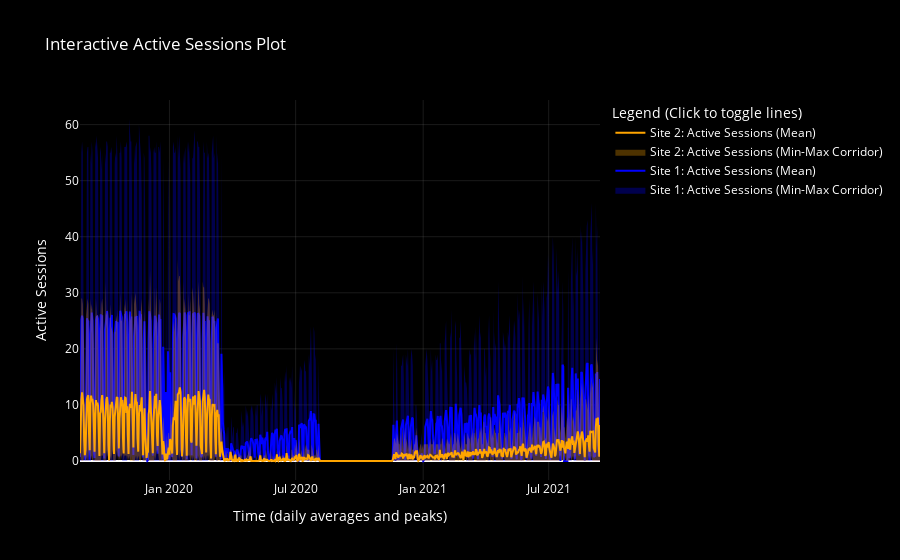
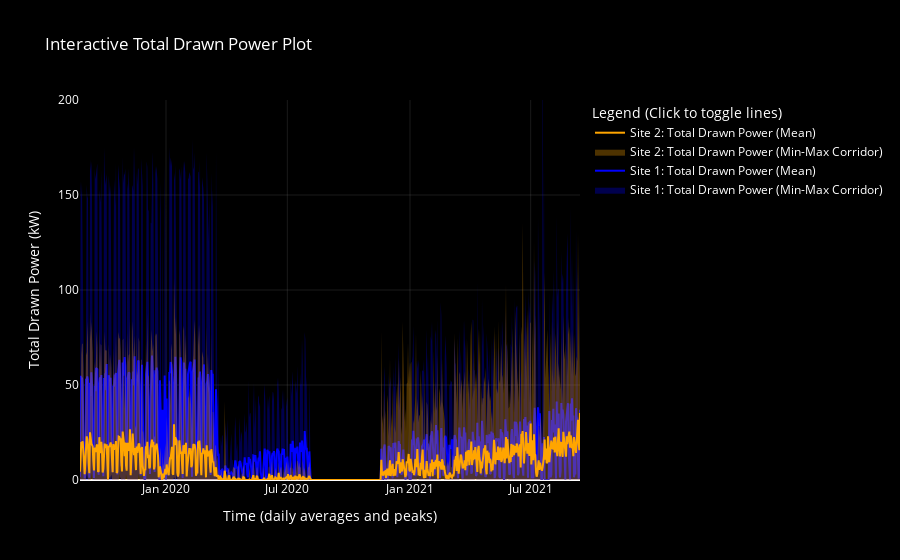

The code cell stored with these charts, in order, in its notebook:
### Markdown cell above
**Long-Term Retrospect**\
The developments of the three KPIs over a longer period of time are shown below. Please use the toggle function of the plots' legends to display selectively.

**Trend**\
Regarding the structure and distribution of the data, we can see that the series is relatively stable in magnitude and pattern at the beginning. We can then see that there was an abrupt drop in activity in April 2020, which has been slowly recovering ever since. This is probably due to the Covid-19 pandemic, during which many people stayed at home and thus a general reduction in the use of public charging infrastructure seems reasonable.
Since then, there has been a clear upward trend in both active sessions and total drawn power, which is not surprising given the relationship between the two figures. The period of missing data around October 2020, which lasted several months, is difficult to interpret. This could be due to the closure of the sites, but also to a lack of measurements for other reasons.\
Either way, this does not detract from the observable trend. For site 1, mean active sessions (on working days) have risen from under five to almost 20 until the end of the dataset's time frame. In relative terms, site 2 has also undergone a similar development, only here the general level is significantly lower, which also applies to total drawn power. The reasons for this might be a combination of the generally increasing market penetration of EVs in the western USA and post-Covid-19 recovery. Logically, the maximum values are also increasingly approaching the pre-Covid level.


**Idle Rate**\
As far as the idle rate is concerned, the long-term view shows that this KPI is particularly interesting in the short-term view. No significant trend can be identified here.

### Code cell
def plot_KPIs_interactive(last_x_days: int):
    import plotly.graph_objects as go
    import pandas as pd
    
    # Load the data
    aggregated_data = pd.read_csv("../data/processed/daily_avg_min_max_KPIs.csv")

    # Parse day column to datetime
    aggregated_data['day'] = pd.to_datetime(aggregated_data['day'])

    end_date = aggregated_data['day'].max()
    start_date = end_date - pd.Timedelta(days=last_x_days)
    aggregated_data = aggregated_data[aggregated_data['day'] >= start_date]


    #############################################################################
    #PLOT ACTIVE SESSIONS

    # Set up the figure
    fig = go.Figure()

    # Plot for site 1: Active Sessions
    fig.add_trace(go.Scatter(
        x=aggregated_data['day'], 
        y=aggregated_data['activeSessions_site_1_min'],
        mode='lines',
        line=dict(color='blue', width=0),
        name='Site 1: Active Sessions (Min)',
        showlegend=False
    ))
    fig.add_trace(go.Scatter(
        x=aggregated_data['day'], 
        y=aggregated_data['activeSessions_site_1_max'],
        mode='lines',
        fill='tonexty',
        fillcolor='rgba(0, 0, 255, 0.3)',
        line=dict(color='blue', width=0),
        name='Site 1: Active Sessions (Min-Max Corridor)',
        showlegend=True
    ))
    fig.add_trace(go.Scatter(
        x=aggregated_data['day'], 
        y=aggregated_data['activeSessions_site_1_mean'],
        mode='lines',
        name='Site 1: Active Sessions (Mean)',
        line=dict(color='blue')
    ))

    # Plot for site 2: Active Sessions
    fig.add_trace(go.Scatter(
        x=aggregated_data['day'], 
        y=aggregated_data['activeSessions_site_2_min'],
        mode='lines',
        line=dict(color='orange', width=0),
        name='Site 2: Active Sessions (Min)',
        showlegend=False
    ))
    fig.add_trace(go.Scatter(
        x=aggregated_data['day'], 
        y=aggregated_data['activeSessions_site_2_max'],
        mode='lines',
        fill='tonexty',
        fillcolor='rgba(255, 165, 0, 0.3)',
        line=dict(color='orange', width=0),
        name='Site 2: Active Sessions (Min-Max Corridor)',
        showlegend=True
    ))
    fig.add_trace(go.Scatter(
        x=aggregated_data['day'], 
        y=aggregated_data['activeSessions_site_2_mean'],
        mode='lines',
        name='Site 2: Active Sessions (Mean)',
        line=dict(color='orange')
    ))

    # Update layout for interactivity and style
    fig.update_layout(
        title="Interactive Active Sessions Plot",
        xaxis_title="Time (daily averages and peaks)",
        yaxis_title="Active Sessions",
        legend_title="Legend (Click to toggle lines)",
        plot_bgcolor='black',
        paper_bgcolor='black',
        font=dict(color='white'),
        xaxis=dict(gridcolor='rgba(128, 128, 128, 0.2)'),
        yaxis=dict(gridcolor='rgba(128, 128, 128, 0.2)')
    )

    # Show the figure
    fig.show()
    
    #############################################################################
    #PLOT TOTAL DRAWN POWER
    
    # Set up the figure
    fig = go.Figure()

    # Plot for site 1: Total Drawn Power
    fig.add_trace(go.Scatter(
        x=aggregated_data['day'], 
        y=aggregated_data['total_drawn_power_1_min'],
        mode='lines',
        line=dict(color='blue', width=0),
        name='Site 1: Total Drawn Power (min)',
        showlegend=False
    ))
    fig.add_trace(go.Scatter(
        x=aggregated_data['day'], 
        y=aggregated_data['total_drawn_power_1_max'],
        mode='lines',
        fill='tonexty',
        fillcolor='rgba(0, 0, 255, 0.3)',
        line=dict(color='blue', width=0),
        name='Site 1: Total Drawn Power (Min-Max Corridor)',
        showlegend=True
    ))
    fig.add_trace(go.Scatter(
        x=aggregated_data['day'], 
        y=aggregated_data['total_drawn_power_1_mean'],
        mode='lines',
        name='Site 1: Total Drawn Power (Mean)',
        line=dict(color='blue')
    ))

    # Plot for site 2: Total Drawn Power
    fig.add_trace(go.Scatter(
        x=aggregated_data['day'], 
        y=aggregated_data['total_drawn_power_2_min'],
        mode='lines',
        line=dict(color='orange', width=0),
        name='Site 2: Total Drawn Power (Min)',
        showlegend=False
    ))
    fig.add_trace(go.Scatter(
        x=aggregated_data['day'], 
        y=aggregated_data['total_drawn_power_2_max'],
        mode='lines',
        fill='tonexty',
        fillcolor='rgba(255, 165, 0, 0.3)',
        line=dict(color='orange', width=0),
        name='Site 2: Total Drawn Power (Min-Max Corridor)',
        showlegend=True
    ))
    fig.add_trace(go.Scatter(
        x=aggregated_data['day'], 
        y=aggregated_data['total_drawn_power_2_mean'],
        mode='lines',
        name='Site 2: Total Drawn Power (Mean)',
        line=dict(color='orange')
    ))

    # Update layout for interactivity and style
    fig.update_layout(
        title="Interactive Total Drawn Power Plot",
        xaxis_title="Time (daily averages and peaks)",
        yaxis_title="Total Drawn Power (kW)",
        legend_title="Legend (Click to toggle lines)",
        plot_bgcolor='black',
        paper_bgcolor='black',
        font=dict(color='white'),
        xaxis=dict(gridcolor='rgba(128, 128, 128, 0.2)'),
        yaxis=dict(gridcolor='rgba(128, 128, 128, 0.2)', range=[0, 200])
    )

    # Show the figure
    fig.show()
    
plot_KPIs_interactive(750)

### Figure 1 — Plotly figure (JSON) as saved in the notebook; plotly's stock layout.template omitted (floating-point values rounded to 4 significant figures; data arrays with more than 128 entries replaced by an {"elided": "..."} marker saying what was removed)
{"data": [{"line": {"color": "blue", "width": 0}, "mode": "lines", "name": "Site 1: Active Sessions (Min)", "showlegend": false, "x": {"elided": "751 str values"}, "y": {"elided": "751 int values"}, "type": "scatter"}, {"fill": "tonexty", "fillcolor": "rgba(0, 0, 255, 0.3)", "line": {"color": "blue", "width": 0}, "mode": "lines", "name": "Site 1: Active Sessions (Min-Max Corridor)", "showlegend": true, "x": {"elided": "751 str values"}, "y": {"elided": "751 int values"}, "type": "scatter"}, {"line": {"color": "blue"}, "mode": "lines", "name": "Site 1: Active Sessions (Mean)", "x": {"elided": "751 str values"}, "y": {"elided": "751 float values"}, "type": "scatter"}, {"line": {"color": "orange", "width": 0}, "mode": "lines", "name": "Site 2: Active Sessions (Min)", "showlegend": false, "x": {"elided": "751 str values"}, "y": {"elided": "751 int values"}, "type": "scatter"}, {"fill": "tonexty", "fillcolor": "rgba(255, 165, 0, 0.3)", "line": {"color": "orange", "width": 0}, "mode": "lines", "name": "Site 2: Active Sessions (Min-Max Corridor)", "showlegend": true, "x": {"elided": "751 str values"}, "y": {"elided": "751 int values"}, "type": "scatter"}, {"line": {"color": "orange"}, "mode": "lines", "name": "Site 2: Active Sessions (Mean)", "x": {"elided": "751 str values"}, "y": {"elided": "751 float values"}, "type": "scatter"}], "layout": {"font": {"color": "white"}, "xaxis": {"title": {"text": "Time (daily averages and peaks)"}, "gridcolor": "rgba(128, 128, 128, 0.2)"}, "yaxis": {"title": {"text": "Active Sessions"}, "gridcolor": "rgba(128, 128, 128, 0.2)"}, "title": {"text": "Interactive Active Sessions Plot"}, "legend": {"title": {"text": "Legend (Click to toggle lines)"}}, "plot_bgcolor": "black", "paper_bgcolor": "black"}}

### Figure 2 — Plotly figure (JSON) as saved in the notebook; plotly's stock layout.template omitted (floating-point values rounded to 4 significant figures; data arrays with more than 128 entries replaced by an {"elided": "..."} marker saying what was removed)
{"data": [{"line": {"color": "blue", "width": 0}, "mode": "lines", "name": "Site 1: Total Drawn Power (min)", "showlegend": false, "x": {"elided": "751 str values"}, "y": {"elided": "751 float values"}, "type": "scatter"}, {"fill": "tonexty", "fillcolor": "rgba(0, 0, 255, 0.3)", "line": {"color": "blue", "width": 0}, "mode": "lines", "name": "Site 1: Total Drawn Power (Min-Max Corridor)", "showlegend": true, "x": {"elided": "751 str values"}, "y": {"elided": "751 float values"}, "type": "scatter"}, {"line": {"color": "blue"}, "mode": "lines", "name": "Site 1: Total Drawn Power (Mean)", "x": {"elided": "751 str values"}, "y": {"elided": "751 float values"}, "type": "scatter"}, {"line": {"color": "orange", "width": 0}, "mode": "lines", "name": "Site 2: Total Drawn Power (Min)", "showlegend": false, "x": {"elided": "751 str values"}, "y": {"elided": "751 float values"}, "type": "scatter"}, {"fill": "tonexty", "fillcolor": "rgba(255, 165, 0, 0.3)", "line": {"color": "orange", "width": 0}, "mode": "lines", "name": "Site 2: Total Drawn Power (Min-Max Corridor)", "showlegend": true, "x": {"elided": "751 str values"}, "y": {"elided": "751 float values"}, "type": "scatter"}, {"line": {"color": "orange"}, "mode": "lines", "name": "Site 2: Total Drawn Power (Mean)", "x": {"elided": "751 str values"}, "y": {"elided": "751 float values"}, "type": "scatter"}], "layout": {"font": {"color": "white"}, "xaxis": {"title": {"text": "Time (daily averages and peaks)"}, "gridcolor": "rgba(128, 128, 128, 0.2)"}, "yaxis": {"title": {"text": "Total Drawn Power (kW)"}, "gridcolor": "rgba(128, 128, 128, 0.2)", "range": [0, 200]}, "title": {"text": "Interactive Total Drawn Power Plot"}, "legend": {"title": {"text": "Legend (Click to toggle lines)"}}, "plot_bgcolor": "black", "paper_bgcolor": "black"}}
